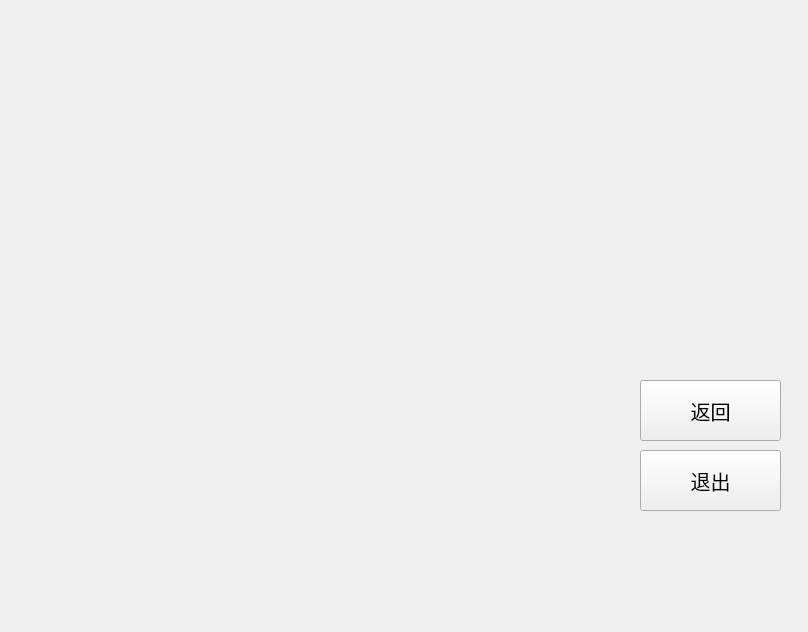
<?xml version="1.0" encoding="UTF-8"?>
<ui version="4.0">
 <class>liuren</class>
 <widget class="QWidget" name="liuren">
  <property name="geometry">
   <rect>
    <x>0</x>
    <y>0</y>
    <width>808</width>
    <height>632</height>
   </rect>
  </property>
  <property name="windowTitle">
   <string>Form</string>
  </property>
  <widget class="QPushButton" name="pushButton">
   <property name="geometry">
    <rect>
     <x>640</x>
     <y>380</y>
     <width>141</width>
     <height>61</height>
    </rect>
   </property>
   <property name="font">
    <font>
     <pointsize>15</pointsize>
    </font>
   </property>
   <property name="text">
    <string>返回</string>
   </property>
  </widget>
  <widget class="QPushButton" name="pushButton_2">
   <property name="geometry">
    <rect>
     <x>640</x>
     <y>450</y>
     <width>141</width>
     <height>61</height>
    </rect>
   </property>
   <property name="font">
    <font>
     <pointsize>15</pointsize>
    </font>
   </property>
   <property name="text">
    <string>退出</string>
   </property>
  </widget>
 </widget>
 <resources/>
 <connections/>
</ui>
